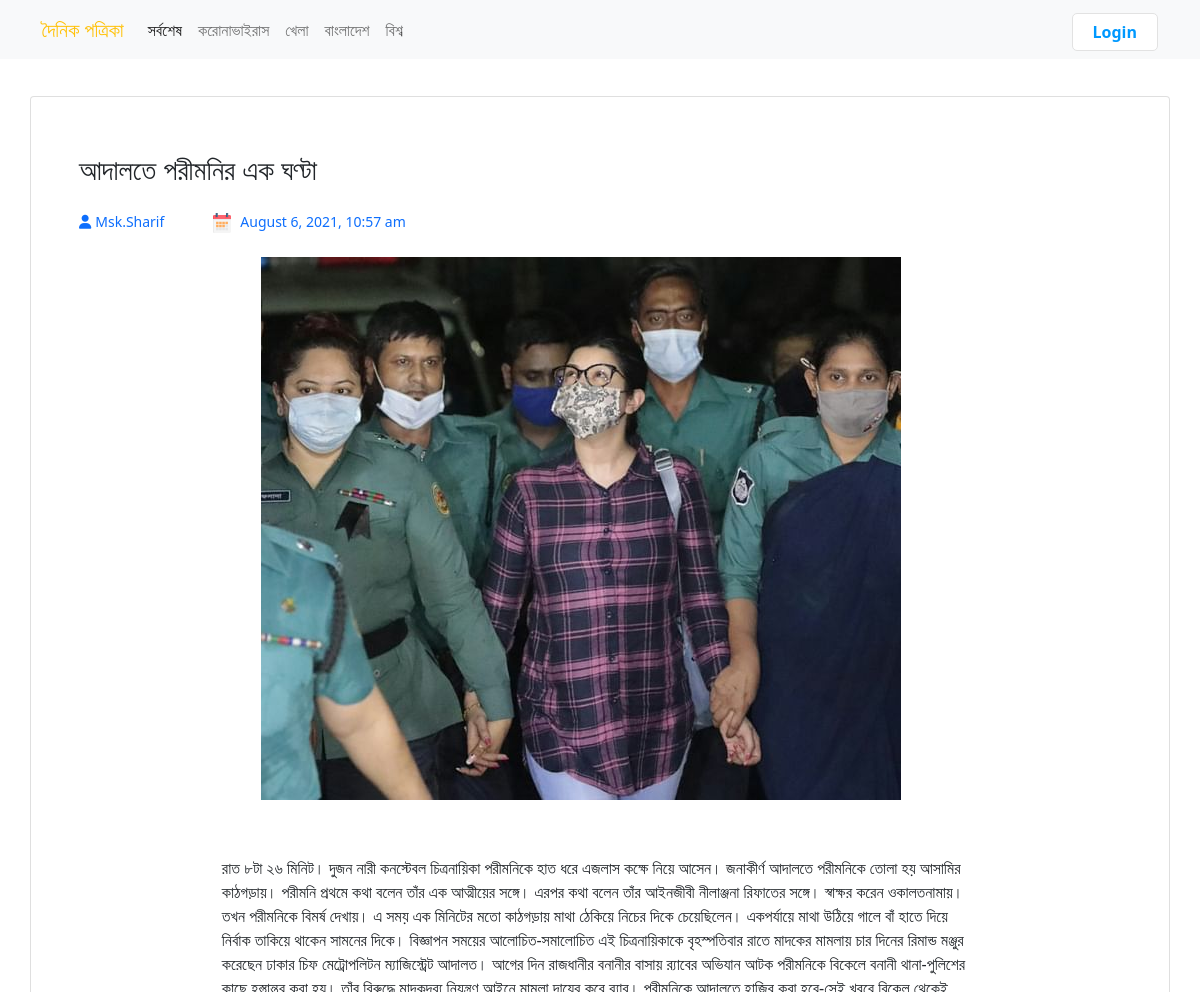
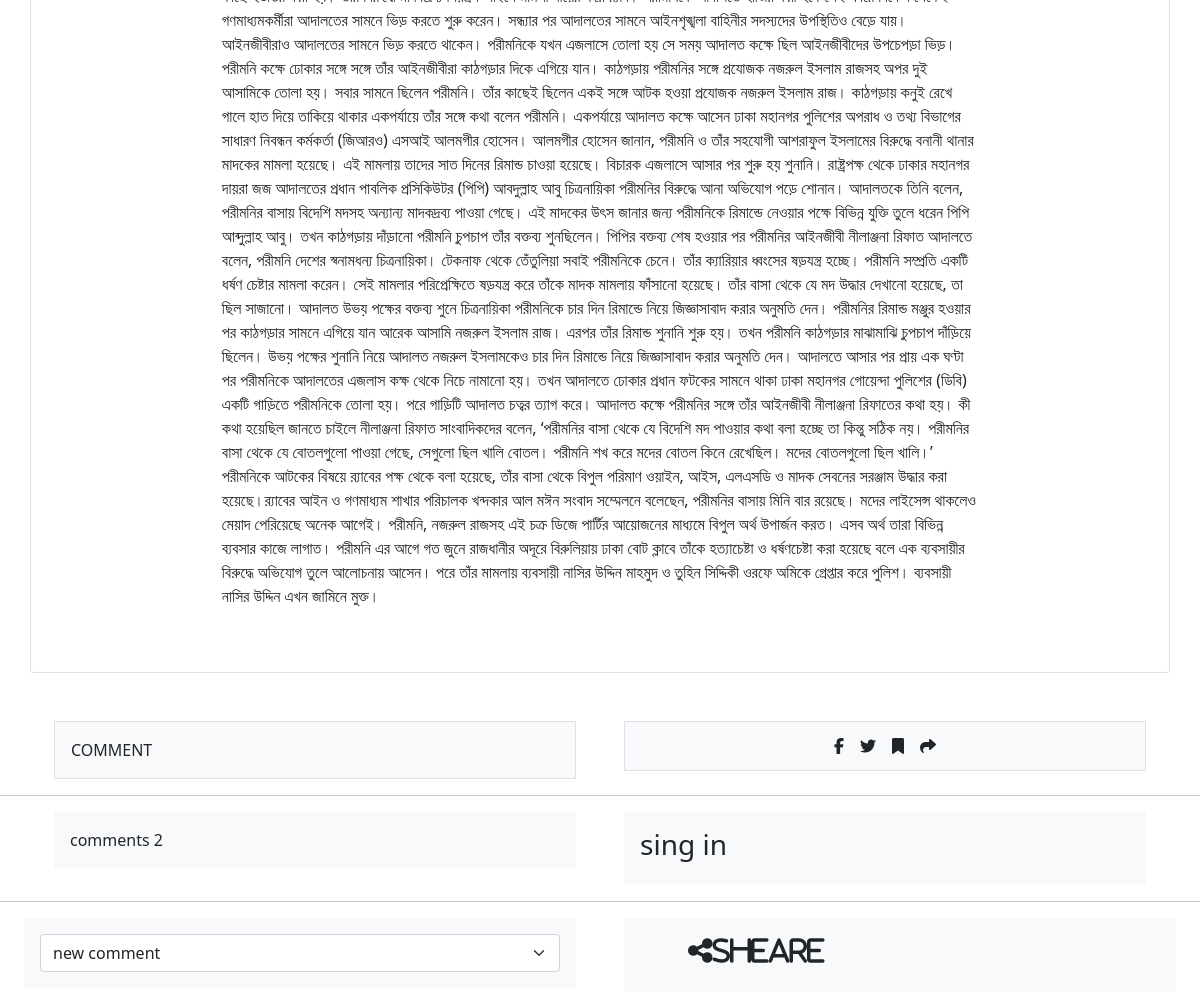
Screenshot of /single.php?id=44 with the database file from the repository (2 pictures, top to bottom).
### tables this page shows
CREATE TABLE `post` (
  `post_id` int(11) NOT NULL,
  `title` varchar(250) NOT NULL,
  `description` text NOT NULL,
  `post_date` varchar(100) NOT NULL,
  `author` int(11) NOT NULL,
  `post_img` varchar(100) NOT NULL
);

CREATE TABLE `users` (
  `id` int(11) NOT NULL,
  `username` varchar(255) NOT NULL,
  `email` varchar(255) NOT NULL,
  `password` varchar(255) NOT NULL
);

### single.php (the view, shortened to what this page needs)
<!DOCTYPE html>
<html lang="en">
<head>
  <link href="https://cdn.jsdelivr.net/npm/bootstrap@5.0.2/dist/css/bootstrap.min.css" rel="stylesheet">
</head>
<body>
  <?php include 'navbar.php' ?>
  <main>
    <div class="container p-5 my-5 border-1 card">
      <div class="row g-0">
        <?php
        include("config.php");
        $post_id = $_GET['id'];
        $sql = "SELECT post.post_id,post.title,post.description,post.post_date,post.post_img,users.username FROM post INNER JOIN users ON post.author = users.id WHERE post.post_id = {$post_id}";
        $result = mysqli_query($mysqli, $sql) or die("Query Failed");
        if (mysqli_num_rows($result) > 0) {
          while ($row = mysqli_fetch_assoc($result)) {
        ?>
            <h3 class="mt-2"><?php echo $row['title']; ?></h3>
            <div class="py-3 text-primary publish-info d-flex">
              <small><i class="fas fa-user me-1"></i><?php echo $row['username']; ?></small>
              <small class="ms-5"><img src="images/calendar.svg" class="me-2" height="20" width="20"></i><?php echo $row['post_date']; ?></small>
            </div>
            <div class=" row">
              <div class="m-auto col-md-8">
                <img src="upload/<?php echo $row['post_img']; ?>" class="my-2 img-fluid" alt="">
              </div>
            </div>
            <div class="px-2 pt-5 m-auto col-sm-12 col-md-10">
              <p class="px-5"><?php echo $row['description']; ?></p>
            </div>
        <?php
          }
        } else {
          echo "<h1>No Record Found</h1>";
        }
        ?>
      </div>
    </div>
    <section class="coment">
      <div class="container px-4">
        <div class="row gx-5">
          <div class="col">
            <div class="p-3 border bg-light">COMMENT</div>
          </div>
          <div class="col">
            <div class="p-3 border bg-light">
              <div class="icon d-flex justify-content-center align-items-center">
                <i class="fab fa-facebook-f"></i>
                <i class="mx-3 fab fa-twitter"></i>
                <i class="fas fa-bookmark"></i>
                <i class="fas fa-share ms-3"></i>
              </div>
            </div>
          </div>
        </div>
      </div>
      <hr>
      <div class="container px-4">
        <div class="row gx-5">
          <div class="col">
            <div class="p-3 border-0 bg-light">comments 2</div>
          </div>
          <div class="col">
            <div class="p-3 border-0 bg-light">
              <h3>sing in</h3>
            </div>
          </div>
        </div>
      </div>
      <hr>
      <div class="px-4 container-0">
        <div class="row gx-5">
          <div class="col">
            <div class="p-3 border-0 bg-light">
              <select class="form-select" aria-label="Default select example">
                <option selected>new comment</option>
              </select>
            </div>
          </div>
          <div class="col">
            <div class="p-3 border-0 bg-light">
              <h3>
                <i class="fas fa-share-alt ms-5">sheare</i>
              </h3>
            </div>
          </div>
        </div>
      </div>
  </main>
</body>
</html>

### rows the page displays
post: title "আদালতে পরীমনির এক ঘণ্টা", users.username "Msk.Sharif", post_date "August 6, 2021, 10:57 am", post_img (picture), description "রাত ৮টা ২৬ মিনিট। দুজন নারী কনস্টেবল চিত্রনায়িকা পরীমনিকে হাত ধরে এজলাস কক্ষে নিয়ে আসেন। জনাকীর্ণ আদালতে পরীমনিকে তোলা হয় আসামির কাঠগড়ায়। পরীমনি প্রথমে কথা বলেন তাঁর এক আত্মীয়ের সঙ্গে। এরপর কথা বলেন তাঁর আইনজীবী নীলাঞ্জনা রিফাতের সঙ্গে। স্বাক্ষর করেন ওকালতনামায়। তখন পরীমনিকে বিমর্ষ দেখায়। এ সময় এক মিনিটের মতো কাঠগড়ায় মাথা ঠেকিয়ে নিচের দিকে চেয়েছিলেন। একপর্যায়ে মাথা উঠিয়ে গালে বাঁ হাতে দিয়ে নির্বাক তাকিয়ে থাকেন সামনের দিকে। বিজ্ঞাপন সময়ের আলোচিত-সমালোচিত এই চিত্রনায়িকাকে বৃহস্পতিবার রাতে মাদকের মামলায় চার দিনের রিমান্ড মঞ্জুর করেছেন ঢাকার চিফ মেট্রোপলিটন ম্যাজিস্ট্রেট আদালত। আগের দিন রাজধানীর বনানীর বাসায় র‍্যাবের অভিযান আটক পরীমনিকে বিকেলে বনানী থানা-পুলিশের কাছে হস্তান্তর করা হয়। তাঁর…"
